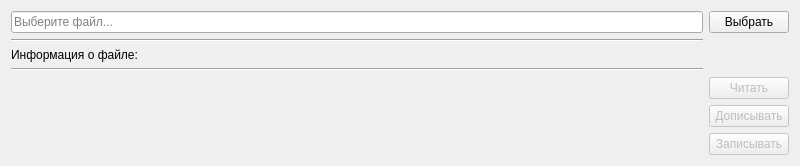
<?xml version="1.0" encoding="UTF-8"?>
<ui version="4.0">
 <class>MainWidget</class>
 <widget class="QWidget" name="MainWidget">
  <property name="geometry">
   <rect>
    <x>0</x>
    <y>0</y>
    <width>800</width>
    <height>164</height>
   </rect>
  </property>
  <property name="windowTitle">
   <string>MAC</string>
  </property>
  <layout class="QGridLayout" name="gridLayout_3">
   <item row="0" column="0" rowspan="2" colspan="2">
    <layout class="QGridLayout" name="gridLayout">
     <item row="0" column="0">
      <layout class="QGridLayout" name="gridLayout_2">
       <item row="4" column="0">
        <widget class="QLabel" name="infoLabel2">
         <property name="sizePolicy">
          <sizepolicy hsizetype="Preferred" vsizetype="Expanding">
           <horstretch>0</horstretch>
           <verstretch>0</verstretch>
          </sizepolicy>
         </property>
         <property name="text">
          <string/>
         </property>
         <property name="alignment">
          <set>Qt::AlignLeading|Qt::AlignLeft|Qt::AlignTop</set>
         </property>
        </widget>
       </item>
       <item row="2" column="0" colspan="2">
        <widget class="QLabel" name="infoLabel">
         <property name="text">
          <string>Информация о файле:</string>
         </property>
        </widget>
       </item>
       <item row="0" column="0">
        <widget class="QLineEdit" name="path_lineedit">
         <property name="readOnly">
          <bool>true</bool>
         </property>
         <property name="placeholderText">
          <string>Выберите файл...</string>
         </property>
        </widget>
       </item>
       <item row="3" column="0">
        <widget class="Line" name="line_2">
         <property name="orientation">
          <enum>Qt::Horizontal</enum>
         </property>
        </widget>
       </item>
       <item row="1" column="0">
        <widget class="Line" name="line">
         <property name="orientation">
          <enum>Qt::Horizontal</enum>
         </property>
        </widget>
       </item>
       <item row="0" column="1">
        <widget class="QPushButton" name="openButton">
         <property name="text">
          <string>Выбрать</string>
         </property>
         <property name="flat">
          <bool>false</bool>
         </property>
        </widget>
       </item>
       <item row="4" column="1">
        <layout class="QVBoxLayout" name="verticalLayout">
         <item>
          <widget class="QPushButton" name="readButton">
           <property name="enabled">
            <bool>false</bool>
           </property>
           <property name="text">
            <string>Читать</string>
           </property>
           <property name="flat">
            <bool>false</bool>
           </property>
          </widget>
         </item>
         <item>
          <widget class="QPushButton" name="appendButton">
           <property name="enabled">
            <bool>false</bool>
           </property>
           <property name="text">
            <string>Дописывать</string>
           </property>
          </widget>
         </item>
         <item>
          <widget class="QPushButton" name="writeButton">
           <property name="enabled">
            <bool>false</bool>
           </property>
           <property name="text">
            <string>Записывать</string>
           </property>
           <property name="flat">
            <bool>false</bool>
           </property>
          </widget>
         </item>
        </layout>
       </item>
      </layout>
     </item>
    </layout>
   </item>
  </layout>
 </widget>
 <resources/>
 <connections/>
</ui>
